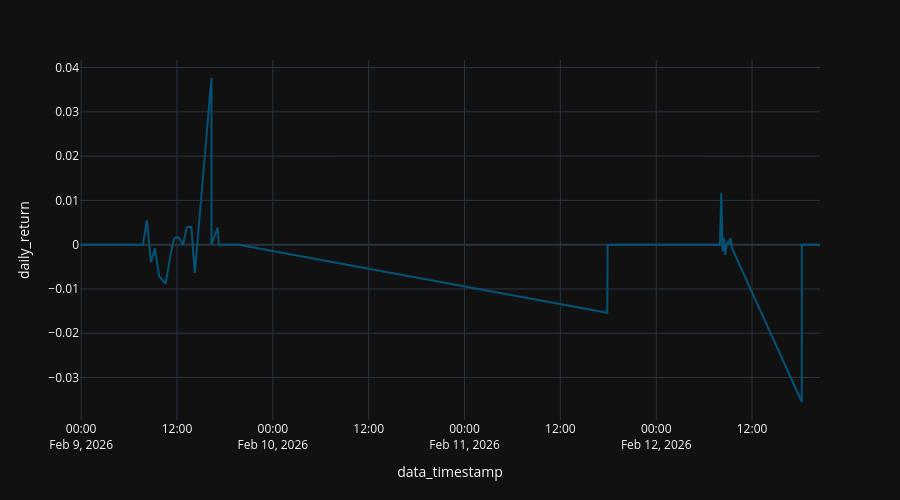

Notebook source saved alongside this figure:
### Code cell
x = df[df['ticker'] == asset_name][['data_timestamp', 'daily_return', 'ticker']].sort_values(by="data_timestamp")

fig = px.line (
  x,
  "data_timestamp",
  "daily_return",
#   color_discrete_sequence="Tealgrn_r",
)

fig.update_layout (
  height=500,
)

### Figure 1 — Plotly figure (JSON) as saved in the notebook; plotly's stock layout.template omitted (floating-point values rounded to 4 significant figures; data arrays with more than 128 entries replaced by an {"elided": "..."} marker saying what was removed)
{"data": [{"hovertemplate": "data_timestamp=%{x}<br>daily_return=%{y}<extra></extra>", "legendgroup": "", "line": {"color": "rgb(4, 82, 117)", "dash": "solid"}, "marker": {"symbol": "circle"}, "mode": "lines", "name": "", "orientation": "v", "showlegend": false, "type": "scatter", "x": {"elided": "160 str values"}, "xaxis": "x", "y": {"elided": "160 float values"}, "yaxis": "y"}], "layout": {"height": 500, "legend": {"tracegroupgap": 0}, "margin": {"t": 60}, "xaxis": {"anchor": "y", "domain": [0, 1], "title": {"text": "data_timestamp"}}, "yaxis": {"anchor": "x", "domain": [0, 1], "title": {"text": "daily_return"}}}}
